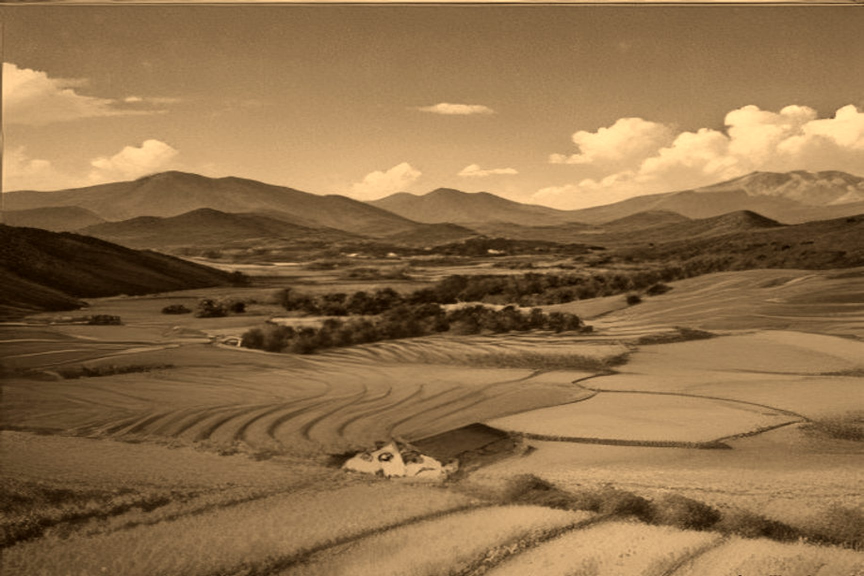
#> input picture chapter-10/panels/01-lintin-to-crop.jpg, 1728 x 1152 px (shown at 1/2 size)
$ python -i generate_panels.py   (imports and definitions only)
#> lines starting #> are read from the running program, lines starting #| are printed output that depends on the picture
#> further down, picture is the input picture: PIL image 1728x1152 RGB; mean R, G, B 141.8, 110.8, 73.3
#!/usr/bin/env python3
"""Generate chapter-10 panels via pollinations + ochre grade."""
from pathlib import Path
from PIL import Image, ImageOps, ImageEnhance, ImageDraw
import io, time, urllib.parse, urllib.request, hashlib

root = Path(__file__).resolve().parent / 'panels'
# [1 line not run here, left out]
panels = [
    ("01-lintin-to-crop.jpg", "graphic novel ink line ochre soot, 1839 China coast chests of opium becoming inland crop Yunnan Sichuan valleys poppy fields replacing foreign cargo, period accurate Qing landscape no text no captions"),
    ("02-yunnan-sichuan-earth.jpg", "graphic novel ink ochre soot, two grades inland opium poppy: Yunnan high valley white purple blossom and Sichuan red basin fields, farmers period dress Qing China 1839, dignified no text"),
    ("03-abandon-grain.jpg", "graphic novel ink ochre soot, irrigated Chinese valley floor under white purple poppy blossom instead of rice grain, Qing Southwest 1830s, abandon grain plant smoke, no text no captions"),
    ("04-grain-surplus-reverses.jpg", "graphic novel ink ochre soot, Yangzi corridor rice boats and market, Southwest counties buying grain in after poppy conversion, Qing China 1830s sombre, no text"),
    ("05-slogan-banner.jpg", "graphic novel ink ochre soot, armed syndicate on Sichuan mountain road 1841 meeting imperial troops, cloth banner with illegible brush strokes not readable English, muskets period Qing dress dignified no gore no text captions"),
    ("06-flower-smoke-rooms.jpg", "graphic novel ink ochre soot, Qing gentry flower-smoke room carved opium pipe silver lamp leisure interior 1839 China, dignified faces period furniture no text no captions"),
    ("07-cage-water.jpg", "graphic novel ink ochre soot, porters boatmen coolies drinking dark cup of pipe scrapings cage-water beside carrying poles, Qing China labourers sombre dignified no caricature no text"),
    ("08-likin-and-lin.jpg", "graphic novel ink ochre soot split mood: interior yamen clerk fee schedule coins on desk native drug likin, distant coast implied, Qing China 1839, Lin suppression far away, no readable modern text no captions"),
]

def grade(im):
    im = im.convert('RGB').resize((1728, 1152), Image.Resampling.LANCZOS)
    w, h = im.size
#> w = 1728; h = 1152
    im = im.crop((0, 0, w, int(h * 0.96))).resize((1728, 1152), Image.Resampling.LANCZOS)
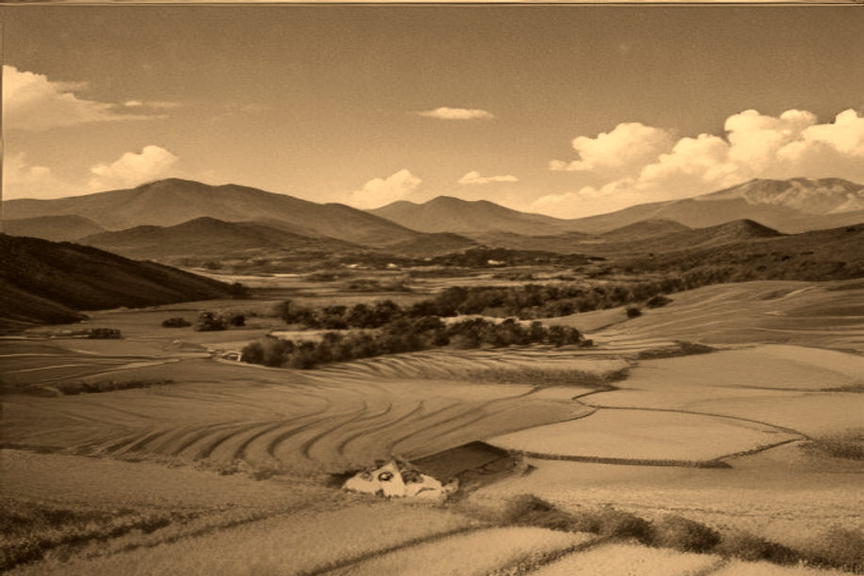
#> im: PIL image 1728x1152 RGB (shown at 1/2 size); mean R, G, B 141.5, 110.5, 73.1
    gray = ImageOps.grayscale(im)
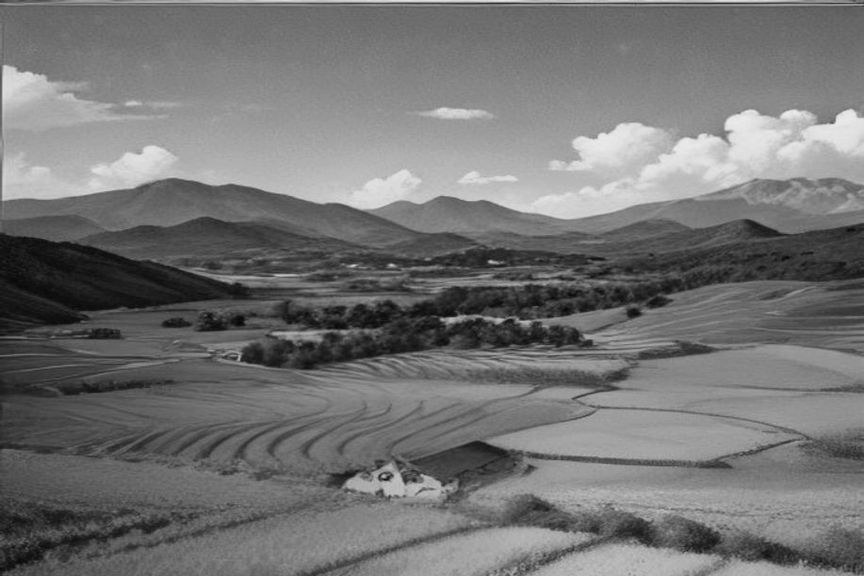
#> gray: PIL image 1728x1152 L (shown at 1/2 size); min 5, max 237, mean 115.5
    sep = Image.merge('RGB', (
        gray.point(lambda x: min(255, int(x * 1.05 + 20))),
        gray.point(lambda x: min(255, int(x * 0.9 + 10))),
        gray.point(lambda x: min(255, int(x * 0.7))),
    ))
    return ImageEnhance.Contrast(sep).enhance(1.15)

# [26 lines not run here, left out]

>>> from PIL import Image
>>> picture = Image.open('panels/01-lintin-to-crop.jpg')
>>> result = grade(picture)
